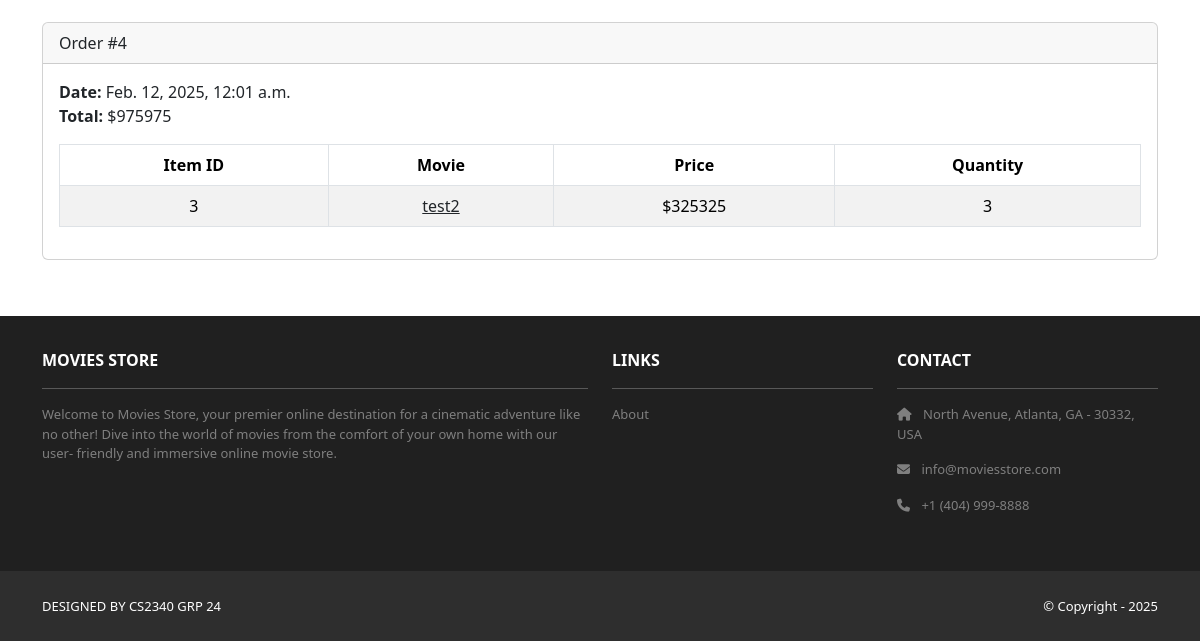
Before: /accounts/orders/ (signed in, lower part) with the older database file.
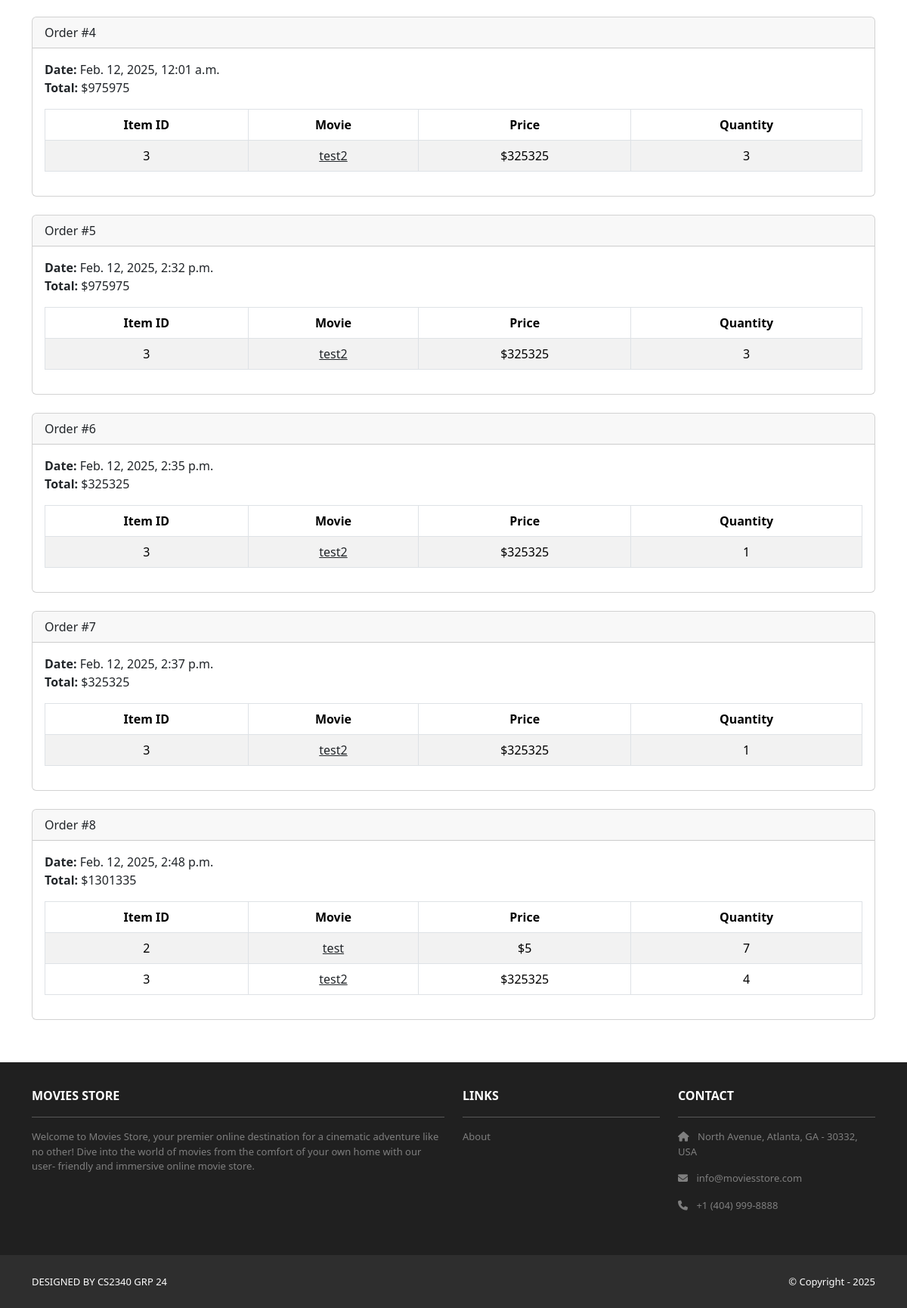
After: the same page with the newer database file.
### cart/models.py (models this page shows, shortened)
class Order(models.Model):
    id = models.AutoField(primary_key=True)
    total = models.IntegerField()
    date = models.DateTimeField(auto_now_add=True)
    user = models.ForeignKey(User,
        on_delete=models.CASCADE)

class Item(models.Model):
    id = models.AutoField(primary_key=True)
    price = models.IntegerField()
    quantity = models.IntegerField()
    order = models.ForeignKey(Order,
        on_delete=models.CASCADE)
    movie = models.ForeignKey(Movie,
        on_delete=models.CASCADE)

### movies/models.py (models this page shows, shortened)
class Movie(models.Model):
    id = models.AutoField(primary_key=True)
    name = models.CharField(max_length=255)
    price = models.IntegerField()
    description = models.TextField()
    image = models.ImageField(upload_to='movies_images/')

### accounts/views.py (the view)
# urls.py: path('orders/', views.orders, name='accounts.orders'),
@login_required
def orders(request):
    template_data = {}
    template_data['title'] = 'Orders'
    template_data['orders'] = request.user.order_set.all()
    return render(request, 'accounts/orders.html',
        {'template_data': template_data})

### accounts/templates/accounts/orders.html (shortened to what this page needs)
{% extends 'base.html' %} {% block content %}
<div class="p-3">
    <div class="container">
        <div class="row mt-3">
            <div class="col mx-auto mb-3">
                {% for order in template_data.orders %}
                <div class="card mb-4">
                    <div class="card-header">Order #{{ order.id }}</div>
                    <div class="card-body">
                        <b>Date:</b> {{ order.date }}<br />
                        <b>Total:</b> ${{ order.total }}<br />
                        <table
                            class="table table-bordered table-striped text-center mt-3">
                            <thead>
                                <tr>
                                    <th scope="col">Item ID</th>
                                    <th scope="col">Movie</th>
                                    <th scope="col">Price</th>
                                    <th scope="col">Quantity</th>
                                </tr>
                            </thead>
                            <tbody>
                                {% for item in order.item_set.all %}
                                <tr>
                                    <td>{{ item.movie.id }}</td>
                                    <td>
                                        <a
                                            class="link-dark"
                                            href="{% url 'movies.show'
                      id=item.movie.id %}">
                                            {{ item.movie.name }}
                                        </a>
                                    </td>
                                    <td>${{ item.movie.price }}</td>
                                    <td>{{ item.quantity }}</td>
                                </tr>
                                {% endfor %}
                            </tbody>
                        </table>
                    </div>
                </div>
                {% endfor %}
            </div>
        </div>
    </div>
</div>
{% endblock content %}

Changed rows visible on the page:
added Order: id "5", date "Feb. 12, 2025, 2:32 p.m.", total "975975"
added Item: movie.id "3", movie.name "test2", movie.price "325325", quantity "3", shown under "5"
added Order: id "6", date "Feb. 12, 2025, 2:35 p.m.", total "325325"
added Item: movie.id "3", movie.name "test2", movie.price "325325", quantity "1", shown under "6"
added Order: id "7", date "Feb. 12, 2025, 2:37 p.m.", total "325325"
added Item: movie.id "3", movie.name "test2", movie.price "325325", quantity "1", shown under "7"
added Order: id "8", date "Feb. 12, 2025, 2:48 p.m.", total "1301335"
added Item: movie.id "2", movie.name "test", movie.price "5", quantity "7", shown under "8"
added Item: movie.id "3", movie.name "test2", movie.price "325325", quantity "4", shown under "8"
